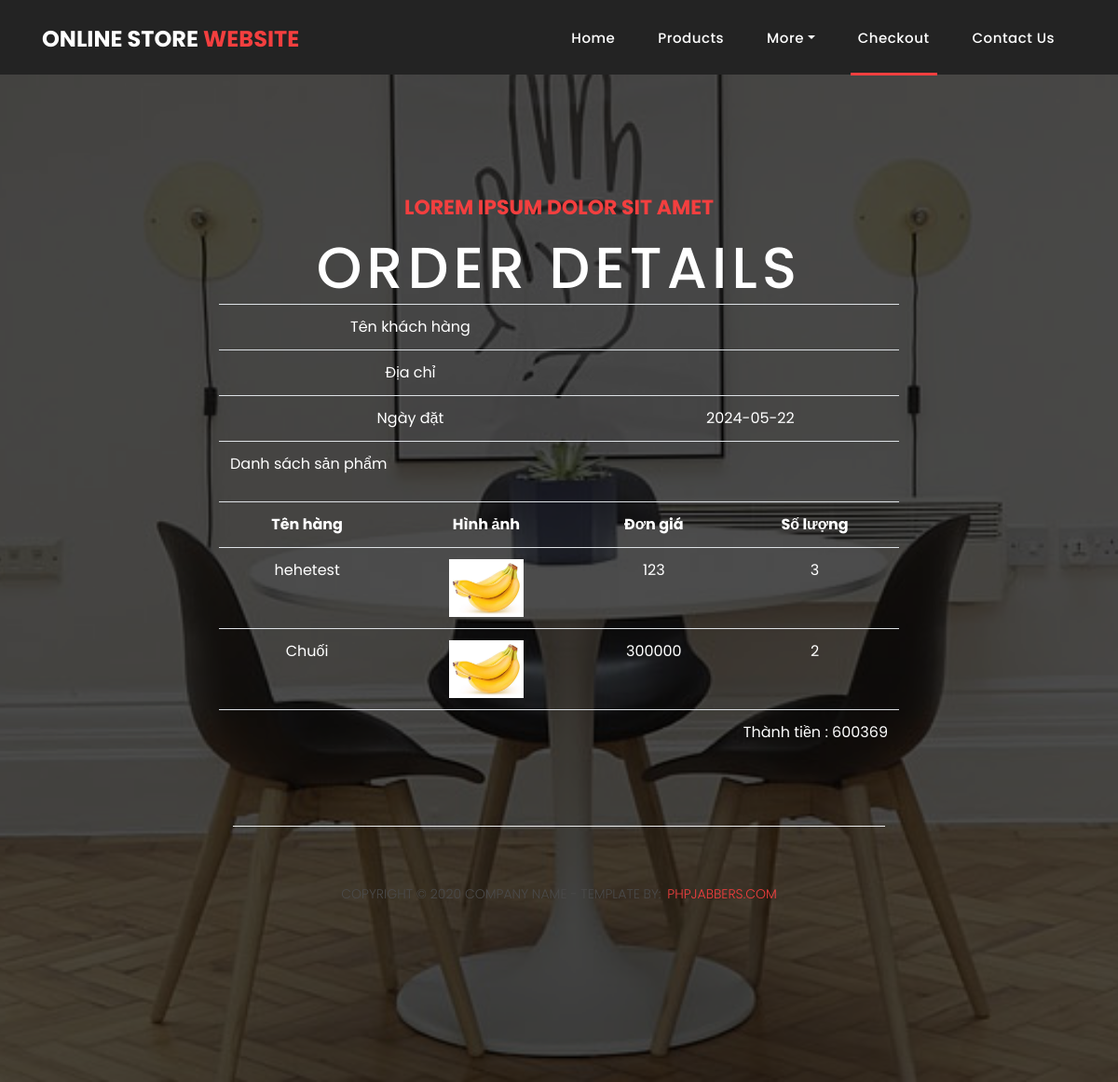
The page /user-end/order_information.php on the database as committed earlier.
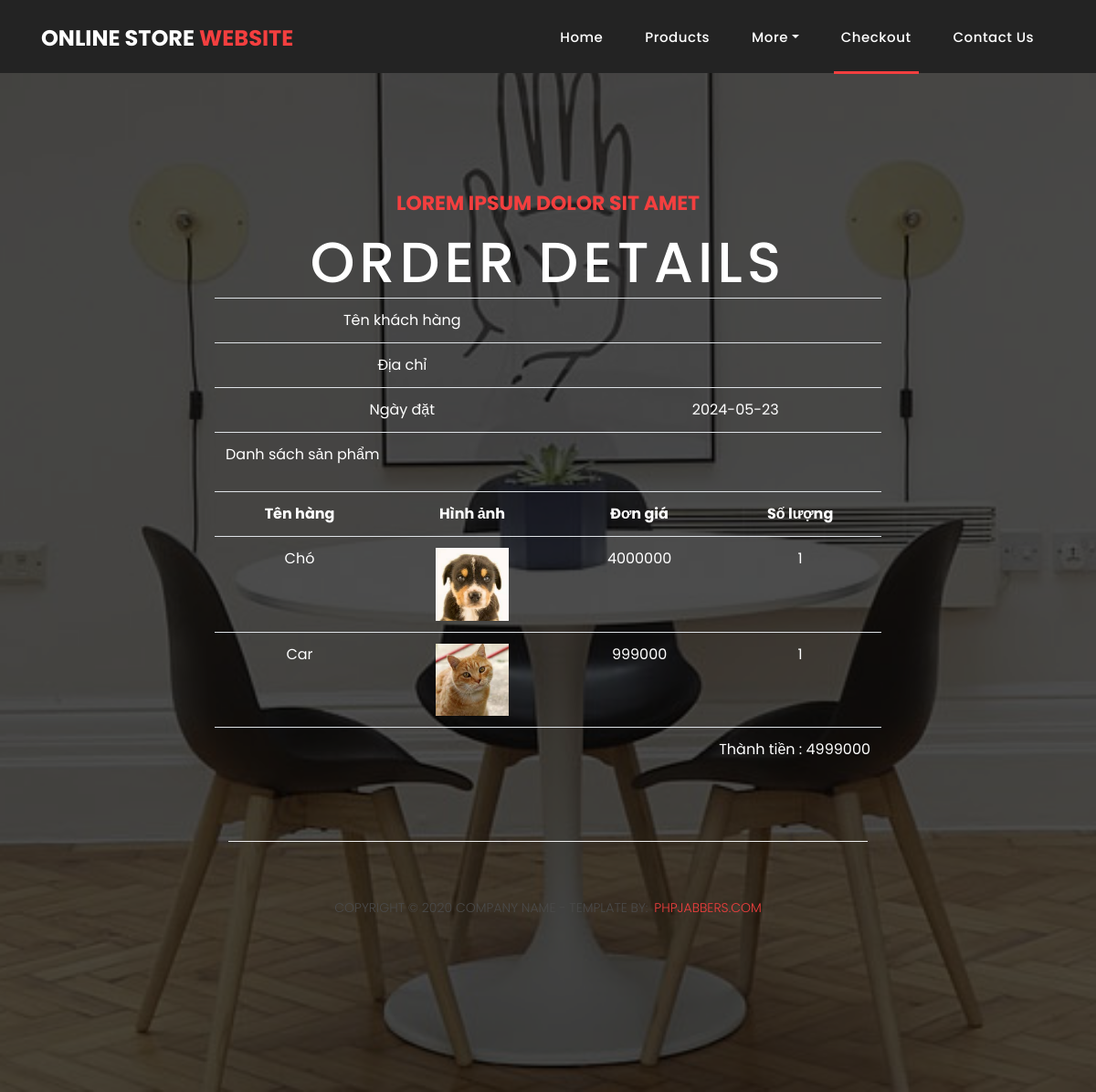
The same page on the database as committed later.
### tables this page shows
CREATE TABLE `user_order` (
  `order_id` int(11) NOT NULL,
  `user_id` int(11) NOT NULL,
  `order_date` date NOT NULL,
  `into_money` int(11) NOT NULL,
  `status` varchar(20) NOT NULL
);

CREATE TABLE `product` (
  `product_id` int(11) NOT NULL,
  `product_name` varchar(60) NOT NULL,
  `quantity` int(11) NOT NULL,
  `picture` varchar(60) NOT NULL,
  `category` varchar(60) NOT NULL,
  `date` date NOT NULL,
  `price` int(11) NOT NULL,
  `description` text NOT NULL
);

CREATE TABLE `order_details` (
  `order_id` int(11) NOT NULL,
  `product_id` int(11) NOT NULL,
  `number_buy` int(11) NOT NULL
);

### controls.php (called while the page is built, shortened)
<?php
    include("connect.php");
    class tbl_user_order {
        public function select_last_order() {
            global $conn;
            $sql = "SELECT * FROM user_order ORDER BY order_id DESC LIMIT 1";
            return mysqli_query($conn, $sql);
        }
        public function select_order_products($order_id) {
            global $conn;
            $sql = "SELECT product.*, order_details.number_buy FROM product INNER JOIN order_details ON product.product_id = order_details.product_id
                    WHERE order_id = $order_id";
            return mysqli_query($conn, $sql);
        }
    }

### user-end/order_information.php (the view, shortened to what the changed rows need)
<?php
  include('../controls.php');
?>
<!DOCTYPE html>
<html lang="en">
  <head>
    <link href="vendor/bootstrap/css/bootstrap.min.css" rel="stylesheet">
    <link rel="stylesheet" href="assets/css/fontawesome.css">
    <link rel="stylesheet" href="assets/css/style.css">
    <link rel="stylesheet" href="assets/css/owl.css">
  </head>
  <body>
    <header class="">
      <nav class="navbar navbar-expand-lg">
        <div class="container">
          <a class="navbar-brand" href="index.html"><h2>Online Store <em>Website</em></h2></a>
        </div>
      </nav>
    </header>
    <div class="page-heading about-heading header-text" style="background-image: url(assets/images/heading-6-1920x500.jpg);">
      <div class="container">
        <div class="row">
          <div class="col-md-12">
            <div class="text-content">
              <h2>ORDER DETAILS</h2>
               <div>
               <div class="row">
          <div class="col-lg-8 offset-lg-2 col-md-8 offset-md-1">
            <div class="panel panel-default">
              <div class="panel-body">
                <?php
                  $tbl_user_order = new tbl_user_order();
                  $order = $tbl_user_order->select_last_order()->fetch_assoc();
                ?>
                <div class="table-responsive">
                  <table class="table" style="color:white;">
                    <tbody>
                      <tr>
                        <td> Ngày đặt </td>
                        <td> <?php echo $order["order_date"] ?> </td>
                      </tr>
                      <tr>
                        <table class="table" style="color:white;">
                          <tr>
                            <th>Tên hàng</th>
                            <th>Hình ảnh</th>
                            <th>Đơn giá</th>
                            <th>Số lượng</th>
                          </tr>
                          <?php
                            $order_products = $tbl_user_order->select_order_products($order["order_id"]);
                            foreach($order_products as $product) {
                          ?>
                          <tr>
                            <td> <?php echo $product["product_name"] ?> </td>
                            <td>
                              <img src="../UPLOAD/PRODUCT_img/<?php echo $product["picture"] ?>" alt="" style="width: 80px;">
                            </td>
                            <td> <?php echo $product["price"] ?> </td>
                            <td> <?php echo $product["number_buy"] ?> </td>
                          </tr>
                          <?php
                            }
                          ?>
                          <tr>
                            <td>
                              <td colspan="4" style="text-align: right;">
                                <?php echo "Thành tiền : ". $order["into_money"] ?>
                              </td>
                            </td>
                          </tr>
                        </table>
                    </tbody>
              </div>
            </div>
          </div>
        </div>
               </div>
            </div>
          </div>
        </div>
      </div>
    </div>
  </body>
</html>

Rows that differ between the two databases and show on the page:
no longer on this page (row unchanged): user_order: order_date "2024-05-22", into_money "600369"
no longer on this page (row unchanged): product: product_name "hehetest", picture (picture), price "123", order_details.number_buy "3"
no longer on this page (row unchanged): product: product_name "Chuối", picture (picture), price "300000", order_details.number_buy "2"
added user_order: order_date "2024-05-23", into_money "4999000"
added product: product_name "Chó", picture (picture), price "4000000", order_details.number_buy "1"
added product: product_name "Car", picture (picture), price "999000", order_details.number_buy "1"
